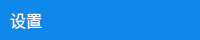
      <widget class="QWidget" name="m_zoneTitle" native="true">
       <property name="sizePolicy">
        <sizepolicy hsizetype="Preferred" vsizetype="Fixed">
         <horstretch>0</horstretch>
         <verstretch>0</verstretch>
        </sizepolicy>
       </property>
       <property name="minimumSize">
        <size>
         <width>0</width>
         <height>40</height>
        </size>
       </property>
       <property name="maximumSize">
        <size>
         <width>16777215</width>
         <height>40</height>
        </size>
       </property>
       <property name="styleSheet">
        <string notr="true">background-color: #0e88eb;</string>
       </property>
       <layout class="QHBoxLayout" name="horizontalLayout_15">
        <property name="spacing">
         <number>0</number>
        </property>
        <property name="leftMargin">
         <number>0</number>
        </property>
        <property name="topMargin">
         <number>0</number>
        </property>
        <property name="rightMargin">
         <number>0</number>
        </property>
        <property name="bottomMargin">
         <number>0</number>
        </property>
        <item>
         <layout class="QHBoxLayout" name="horizontalLayout_14">
          <property name="spacing">
           <number>0</number>
          </property>
          <item>
           <spacer name="horizontalSpacer_4">
            <property name="orientation">
             <enum>Qt::Horizontal</enum>
            </property>
            <property name="sizeType">
             <enum>QSizePolicy::Fixed</enum>
            </property>
            <property name="sizeHint" stdset="0">
             <size>
              <width>10</width>
              <height>20</height>
             </size>
            </property>
           </spacer>
          </item>
          <item>
           <widget class="QLabel" name="m_lbTitle">
            <property name="styleSheet">
             <string notr="true">font-family: 微软雅黑;
	 font-size: 16px;
     color: #ffffff;</string>
            </property>
            <property name="text">
             <string>设置</string>
            </property>
           </widget>
          </item>
          <item>
           <spacer name="horizontalSpacer_5">
            <property name="orientation">
             <enum>Qt::Horizontal</enum>
            </property>
            <property name="sizeHint" stdset="0">
             <size>
              <width>40</width>
              <height>20</height>
             </size>
            </property>
           </spacer>
          </item>
          <item>
           <widget class="ZegoImageButton" name="m_bMin">
            <property name="sizePolicy">
             <sizepolicy hsizetype="Fixed" vsizetype="Fixed">
              <horstretch>0</horstretch>
              <verstretch>0</verstretch>
             </sizepolicy>
            </property>
            <property name="minimumSize">
             <size>
              <width>40</width>
              <height>40</height>
             </size>
            </property>
            <property name="maximumSize">
             <size>
              <width>40</width>
              <height>40</height>
             </size>
            </property>
            <property name="styleSheet">
             <string notr="true">QPushButton:!hover{
    border: 1px solid #0e88eb;
    background-color: #0e88eb;
}

QPushButton:hover{
    border: 1px solid #0d80de;
    background-color: #0d80de;
}

QPushButton:hover:pressed{
    border: 1px solid #0d79d1;
    background-color: #0d79d1;
}</string>
            </property>
            <property name="text">
             <string/>
            </property>
           </widget>
          </item>
          <item>
           <widget class="ZegoImageButton" name="m_bClose">
            <property name="sizePolicy">
             <sizepolicy hsizetype="Fixed" vsizetype="Fixed">
              <horstretch>0</horstretch>
              <verstretch>0</verstretch>
             </sizepolicy>
            </property>
            <property name="minimumSize">
             <size>
              <width>50</width>
              <height>40</height>
             </size>
            </property>
            <property name="maximumSize">
             <size>
              <width>50</width>
              <height>40</height>
             </size>
            </property>
            <property name="styleSheet">
             <string notr="true">QPushButton:!hover{
    border: 1px solid #0e88eb;
    background-color: #0e88eb;
}

QPushButton:hover{
    border: 1px solid #0d80de;
    background-color: #0d80de;
}

QPushButton:hover:pressed{
    border: 1px solid #0d79d1;
    background-color: #0d79d1;
}</string>
            </property>
            <property name="text">
             <string/>
            </property>
           </widget>
          </item>
         </layout>
        </item>
       </layout>
      </widget>
